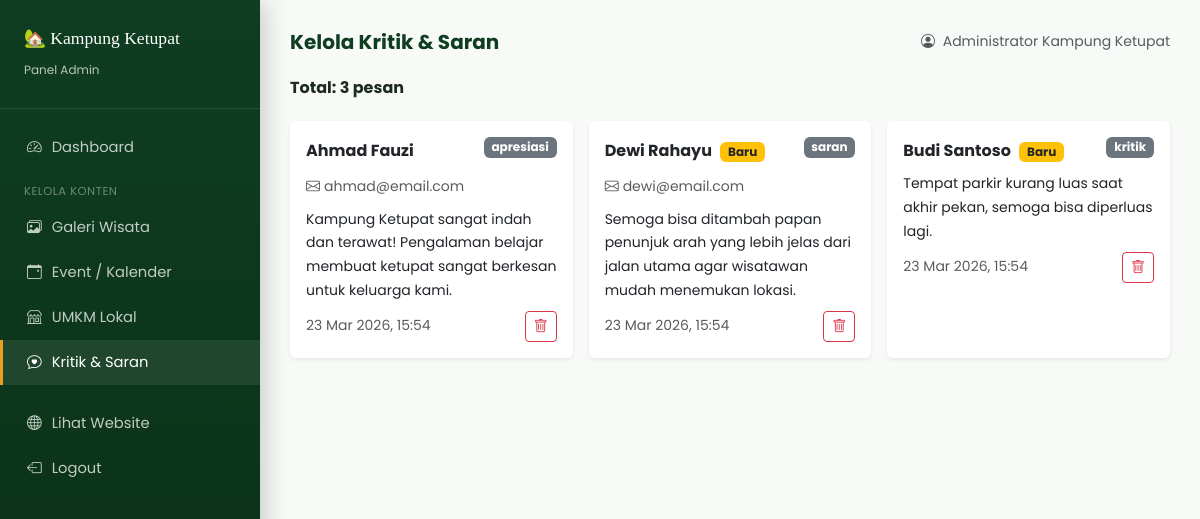
The page /admin/kritik-saran (signed in) on the database its author committed.
### tables this page shows
CREATE TABLE kritik_saran (
    id INT PRIMARY KEY AUTO_INCREMENT,
    nama_pengunjung VARCHAR(150) NOT NULL,
    email VARCHAR(150),
    jenis ENUM('kritik','saran','pertanyaan','apresiasi') DEFAULT 'saran',
    pesan TEXT NOT NULL,
    sudah_dibaca TINYINT(1) DEFAULT 0,
    created_at TIMESTAMP DEFAULT CURRENT_TIMESTAMP
);

### controller/AdminKritikController.php (called while the page is built, shortened)
<?php
require_once BASE_PATH . '/model/KritikSaranModel.php';
$kritikModel = new KritikSaranModel($koneksi);
$semua_pesan = $kritikModel->getAll();
require_once BASE_PATH . '/view/admin/kritik_saran/index.php';

### model/KritikSaranModel.php (called while the page is built, shortened)
<?php
class KritikSaranModel {
    private $db;
    public function __construct($koneksi) {
        $this->db = $koneksi;
    }
    public function getAll() {
        $result = $this->db->query("SELECT * FROM kritik_saran ORDER BY created_at DESC");
        return $result->fetch_all(MYSQLI_ASSOC);
    }
}

### view/admin/kritik_saran/index.php (the view, shortened to what this page needs)
<?php $menu_aktif = 'kritik'; require_once BASE_PATH . '/view/admin/layout_admin_header.php'; ?>
<div class="d-flex justify-content-between align-items-center mb-4">
  <h6 class="fw-bold mb-0">Total: <?= count($semua_pesan) ?> pesan</h6>
</div>
<?php if (empty($semua_pesan)): ?>
  <div class="text-center py-5 text-muted"><i class="bi bi-chat-x fs-1 d-block mb-2"></i>Belum ada pesan masuk.</div>
<?php else: ?>
<div class="row g-3">
  <?php foreach ($semua_pesan as $p): ?>
  <div class="col-md-6 col-lg-4">
    <div class="card border-0 shadow-sm h-100">
      <div class="card-body">
        <div class="d-flex justify-content-between align-items-start mb-2">
          <div>
            <strong><?= htmlspecialchars($p['nama_pengunjung']) ?></strong>
            <?php if (!$p['sudah_dibaca']): ?>
              <span class="badge bg-warning text-dark ms-1">Baru</span>
            <?php endif; ?>
          </div>
          <span class="badge bg-secondary"><?= $p['jenis'] ?></span>
        </div>
        <?php if ($p['email']): ?>
          <small class="text-muted"><i class="bi bi-envelope me-1"></i><?= htmlspecialchars($p['email']) ?></small><br/>
        <?php endif; ?>
        <p class="mt-2 mb-2 small"><?= nl2br(htmlspecialchars($p['pesan'])) ?></p>
        <div class="d-flex justify-content-between align-items-center mt-2">
          <small class="text-muted"><?= date('d M Y, H:i', strtotime($p['created_at'])) ?></small>
          <a href="<?= BASE_URL ?>/aksi/hapus-kritik?id=<?= $p['id'] ?>" class="btn btn-outline-danger btn-sm"
            onclick="return confirm('Hapus pesan ini?')"><i class="bi bi-trash"></i></a>
        </div>
      </div>
    </div>
  </div>
  <?php endforeach; ?>
</div>
<?php endif; ?>
<?php require_once BASE_PATH . '/view/admin/layout_admin_footer.php'; ?>

### assets/css/style.css (style rules this page uses)
:root { --kk-primary: #1a6b3c; --kk-secondary: #e8a020; --kk-accent: #e05c1a; --kk-light: #f4faf6; --kk-dark: #0f3d22; --kk-text: #1c2b1e; --kk-muted: #6b7c6e; --kk-white: #ffffff; --kk-shadow: 0 8px 32px rgba(26, 107, 60, 0.13); --kk-radius: 16px; --kk-radius-sm: 10px; --font-display: 'Playfair Display', Georgia, serif; --font-body: 'Poppins', sans-serif; }
*, *::before, *::after { box-sizing: border-box; margin: 0; padding: 0; }
html { scroll-behavior: smooth; }
body { font-family: var(--font-body); color: var(--kk-text); background: var(--kk-white); line-height: 1.7; padding-top: 80px; }
a { text-decoration: none; transition: all .25s ease; }

### rows shown on the page
kritik_saran: nama_pengunjung "Ahmad Fauzi", jenis "apresiasi", email "ahmad@email.com", pesan "Kampung Ketupat sangat indah dan terawat! Pengalaman belajar membuat ketupat sangat berkesan untuk keluarga kami.", created_at "23 Mar 2026, 15:54"
kritik_saran: nama_pengunjung "Dewi Rahayu", sudah_dibaca "Baru", jenis "saran", email "dewi@email.com", pesan "Semoga bisa ditambah papan penunjuk arah yang lebih jelas dari jalan utama agar wisatawan mudah menemukan lokasi.", created_at "23 Mar 2026, 15:54"
kritik_saran: nama_pengunjung "Budi Santoso", sudah_dibaca "Baru", jenis "kritik", pesan "Tempat parkir kurang luas saat akhir pekan, semoga bisa diperluas lagi.", created_at "23 Mar 2026, 15:54"

### other values the page prints
$judul_halaman "Kelola Kritik & Saran"
$_SESSION['admin']['nama'] "Administrator Kampung Ketupat"
count($semua_pesan) "3"
